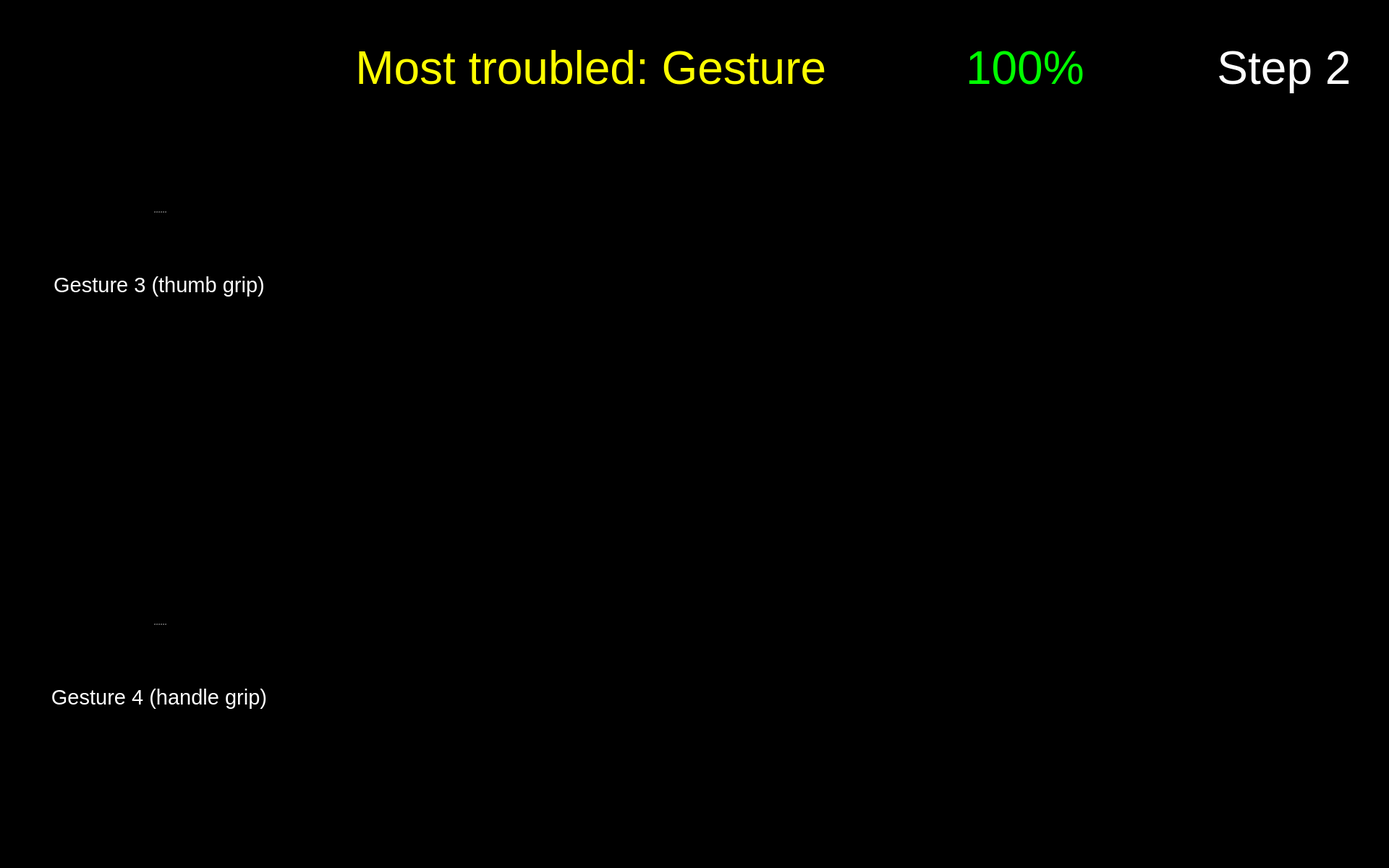
<?xml version="1.0" encoding="UTF-8"?>
<ui version="4.0">
 <class>Form</class>
 <widget class="QWidget" name="Form">
  <property name="geometry">
   <rect>
    <x>0</x>
    <y>0</y>
    <width>1920</width>
    <height>1200</height>
   </rect>
  </property>
  <property name="maximumSize">
   <size>
    <width>1920</width>
    <height>1200</height>
   </size>
  </property>
  <property name="windowTitle">
   <string>Form</string>
  </property>
  <property name="styleSheet">
   <string notr="true">background-color: rgb(0, 0, 0);</string>
  </property>
  <widget class="QPushButton" name="button_nav_left">
   <property name="enabled">
    <bool>true</bool>
   </property>
   <property name="geometry">
    <rect>
     <x>800</x>
     <y>560</y>
     <width>150</width>
     <height>150</height>
    </rect>
   </property>
   <property name="minimumSize">
    <size>
     <width>81</width>
     <height>81</height>
    </size>
   </property>
   <property name="maximumSize">
    <size>
     <width>150</width>
     <height>150</height>
    </size>
   </property>
   <property name="cursor">
    <cursorShape>OpenHandCursor</cursorShape>
   </property>
   <property name="focusPolicy">
    <enum>Qt::WheelFocus</enum>
   </property>
   <property name="contextMenuPolicy">
    <enum>Qt::DefaultContextMenu</enum>
   </property>
   <property name="layoutDirection">
    <enum>Qt::LeftToRight</enum>
   </property>
   <property name="autoFillBackground">
    <bool>false</bool>
   </property>
   <property name="styleSheet">
    <string notr="true"/>
   </property>
   <property name="icon">
    <iconset resource="resources/res.qrc">
     <normaloff>:/buttons/Button Left.svg</normaloff>:/buttons/Button Left.svg</iconset>
   </property>
   <property name="iconSize">
    <size>
     <width>144</width>
     <height>144</height>
    </size>
   </property>
   <property name="autoDefault">
    <bool>false</bool>
   </property>
   <property name="default">
    <bool>false</bool>
   </property>
   <property name="flat">
    <bool>true</bool>
   </property>
  </widget>
  <widget class="QPushButton" name="button_nav_right">
   <property name="enabled">
    <bool>true</bool>
   </property>
   <property name="geometry">
    <rect>
     <x>960</x>
     <y>560</y>
     <width>150</width>
     <height>150</height>
    </rect>
   </property>
   <property name="minimumSize">
    <size>
     <width>81</width>
     <height>81</height>
    </size>
   </property>
   <property name="maximumSize">
    <size>
     <width>150</width>
     <height>150</height>
    </size>
   </property>
   <property name="cursor">
    <cursorShape>OpenHandCursor</cursorShape>
   </property>
   <property name="focusPolicy">
    <enum>Qt::WheelFocus</enum>
   </property>
   <property name="contextMenuPolicy">
    <enum>Qt::DefaultContextMenu</enum>
   </property>
   <property name="layoutDirection">
    <enum>Qt::LeftToRight</enum>
   </property>
   <property name="autoFillBackground">
    <bool>false</bool>
   </property>
   <property name="styleSheet">
    <string notr="true"/>
   </property>
   <property name="icon">
    <iconset resource="resources/res.qrc">
     <normaloff>:/buttons/Button Right.svg</normaloff>:/buttons/Button Right.svg</iconset>
   </property>
   <property name="iconSize">
    <size>
     <width>144</width>
     <height>144</height>
    </size>
   </property>
   <property name="autoDefault">
    <bool>false</bool>
   </property>
   <property name="default">
    <bool>false</bool>
   </property>
   <property name="flat">
    <bool>true</bool>
   </property>
  </widget>
  <widget class="QWidget" name="widget_score" native="true">
   <property name="geometry">
    <rect>
     <x>1180</x>
     <y>20</y>
     <width>450</width>
     <height>150</height>
    </rect>
   </property>
   <widget class="QWidget" name="horizontalLayoutWidget_2">
    <property name="geometry">
     <rect>
      <x>-1</x>
      <y>-1</y>
      <width>451</width>
      <height>152</height>
     </rect>
    </property>
    <layout class="QHBoxLayout" name="horizontalLayout_2">
     <item>
      <widget class="QLabel" name="score_flag">
       <property name="enabled">
        <bool>true</bool>
       </property>
       <property name="sizePolicy">
        <sizepolicy hsizetype="Preferred" vsizetype="Preferred">
         <horstretch>0</horstretch>
         <verstretch>0</verstretch>
        </sizepolicy>
       </property>
       <property name="maximumSize">
        <size>
         <width>150</width>
         <height>150</height>
        </size>
       </property>
       <property name="text">
        <string/>
       </property>
       <property name="pixmap">
        <pixmap resource="resources/res.qrc">:/img/Score Flag.svg</pixmap>
       </property>
      </widget>
     </item>
     <item>
      <widget class="QLabel" name="label_text_score">
       <property name="font">
        <font>
         <pointsize>48</pointsize>
        </font>
       </property>
       <property name="styleSheet">
        <string notr="true">color: rgb(0, 255, 0);</string>
       </property>
       <property name="text">
        <string>&lt;html&gt;&lt;head/&gt;&lt;body&gt;&lt;p&gt;&lt;span style=&quot; color:#00ff00;&quot;&gt;100%&lt;/span&gt;&lt;/p&gt;&lt;/body&gt;&lt;/html&gt;</string>
       </property>
       <property name="alignment">
        <set>Qt::AlignLeading|Qt::AlignLeft|Qt::AlignVCenter</set>
       </property>
       <property name="wordWrap">
        <bool>true</bool>
       </property>
      </widget>
     </item>
    </layout>
   </widget>
  </widget>
  <widget class="QPushButton" name="button_exit">
   <property name="enabled">
    <bool>true</bool>
   </property>
   <property name="geometry">
    <rect>
     <x>1760</x>
     <y>1040</y>
     <width>150</width>
     <height>150</height>
    </rect>
   </property>
   <property name="minimumSize">
    <size>
     <width>81</width>
     <height>81</height>
    </size>
   </property>
   <property name="maximumSize">
    <size>
     <width>150</width>
     <height>150</height>
    </size>
   </property>
   <property name="cursor">
    <cursorShape>OpenHandCursor</cursorShape>
   </property>
   <property name="focusPolicy">
    <enum>Qt::WheelFocus</enum>
   </property>
   <property name="contextMenuPolicy">
    <enum>Qt::DefaultContextMenu</enum>
   </property>
   <property name="icon">
    <iconset resource="resources/res.qrc">
     <normaloff>:/buttons/Button Exit.svg</normaloff>:/buttons/Button Exit.svg</iconset>
   </property>
   <property name="iconSize">
    <size>
     <width>144</width>
     <height>144</height>
    </size>
   </property>
   <property name="autoDefault">
    <bool>false</bool>
   </property>
   <property name="default">
    <bool>false</bool>
   </property>
   <property name="flat">
    <bool>true</bool>
   </property>
  </widget>
  <widget class="QLabel" name="label_plot_2">
   <property name="geometry">
    <rect>
     <x>490</x>
     <y>760</y>
     <width>850</width>
     <height>340</height>
    </rect>
   </property>
   <property name="maximumSize">
    <size>
     <width>1200</width>
     <height>480</height>
    </size>
   </property>
   <property name="font">
    <font>
     <pointsize>48</pointsize>
    </font>
   </property>
   <property name="styleSheet">
    <string notr="true">color: rgb(255, 255, 255);</string>
   </property>
   <property name="text">
    <string/>
   </property>
   <property name="scaledContents">
    <bool>true</bool>
   </property>
  </widget>
  <widget class="QLabel" name="icon_expert_2">
   <property name="enabled">
    <bool>true</bool>
   </property>
   <property name="geometry">
    <rect>
     <x>490</x>
     <y>810</y>
     <width>100</width>
     <height>100</height>
    </rect>
   </property>
   <property name="sizePolicy">
    <sizepolicy hsizetype="Preferred" vsizetype="Preferred">
     <horstretch>0</horstretch>
     <verstretch>0</verstretch>
    </sizepolicy>
   </property>
   <property name="maximumSize">
    <size>
     <width>100</width>
     <height>100</height>
    </size>
   </property>
   <property name="text">
    <string/>
   </property>
   <property name="pixmap">
    <pixmap resource="resources/res.qrc">:/img/Icon Expert.png</pixmap>
   </property>
   <property name="scaledContents">
    <bool>true</bool>
   </property>
  </widget>
  <widget class="QLabel" name="icon_reaction_2">
   <property name="enabled">
    <bool>true</bool>
   </property>
   <property name="geometry">
    <rect>
     <x>1400</x>
     <y>820</y>
     <width>200</width>
     <height>200</height>
    </rect>
   </property>
   <property name="sizePolicy">
    <sizepolicy hsizetype="Preferred" vsizetype="Preferred">
     <horstretch>0</horstretch>
     <verstretch>0</verstretch>
    </sizepolicy>
   </property>
   <property name="maximumSize">
    <size>
     <width>200</width>
     <height>200</height>
    </size>
   </property>
   <property name="text">
    <string/>
   </property>
   <property name="scaledContents">
    <bool>true</bool>
   </property>
  </widget>
  <widget class="QLabel" name="label_plot_1">
   <property name="geometry">
    <rect>
     <x>490</x>
     <y>180</y>
     <width>850</width>
     <height>340</height>
    </rect>
   </property>
   <property name="maximumSize">
    <size>
     <width>1200</width>
     <height>480</height>
    </size>
   </property>
   <property name="font">
    <font>
     <pointsize>48</pointsize>
    </font>
   </property>
   <property name="styleSheet">
    <string notr="true">color: rgb(255, 255, 255);</string>
   </property>
   <property name="text">
    <string/>
   </property>
   <property name="scaledContents">
    <bool>true</bool>
   </property>
  </widget>
  <widget class="QLabel" name="icon_newbie_1">
   <property name="enabled">
    <bool>true</bool>
   </property>
   <property name="geometry">
    <rect>
     <x>490</x>
     <y>380</y>
     <width>100</width>
     <height>100</height>
    </rect>
   </property>
   <property name="sizePolicy">
    <sizepolicy hsizetype="Preferred" vsizetype="Preferred">
     <horstretch>0</horstretch>
     <verstretch>0</verstretch>
    </sizepolicy>
   </property>
   <property name="maximumSize">
    <size>
     <width>100</width>
     <height>100</height>
    </size>
   </property>
   <property name="text">
    <string/>
   </property>
   <property name="pixmap">
    <pixmap resource="resources/res.qrc">:/img/Icon User.png</pixmap>
   </property>
   <property name="scaledContents">
    <bool>true</bool>
   </property>
  </widget>
  <widget class="QLabel" name="image_step">
   <property name="geometry">
    <rect>
     <x>1650</x>
     <y>170</y>
     <width>250</width>
     <height>250</height>
    </rect>
   </property>
   <property name="font">
    <font>
     <pointsize>48</pointsize>
    </font>
   </property>
   <property name="styleSheet">
    <string notr="true">color: rgb(255, 255, 255);</string>
   </property>
   <property name="text">
    <string/>
   </property>
   <property name="pixmap">
    <pixmap resource="resources/res.qrc">:/detected steps/Detected Step2 Button.png</pixmap>
   </property>
   <property name="alignment">
    <set>Qt::AlignCenter</set>
   </property>
   <property name="wordWrap">
    <bool>true</bool>
   </property>
  </widget>
  <widget class="QLabel" name="icon_expert_1">
   <property name="enabled">
    <bool>true</bool>
   </property>
   <property name="geometry">
    <rect>
     <x>490</x>
     <y>220</y>
     <width>100</width>
     <height>100</height>
    </rect>
   </property>
   <property name="sizePolicy">
    <sizepolicy hsizetype="Preferred" vsizetype="Preferred">
     <horstretch>0</horstretch>
     <verstretch>0</verstretch>
    </sizepolicy>
   </property>
   <property name="maximumSize">
    <size>
     <width>100</width>
     <height>100</height>
    </size>
   </property>
   <property name="text">
    <string/>
   </property>
   <property name="pixmap">
    <pixmap resource="resources/res.qrc">:/img/Icon Expert.png</pixmap>
   </property>
   <property name="scaledContents">
    <bool>true</bool>
   </property>
  </widget>
  <widget class="QLabel" name="icon_newbie_2">
   <property name="enabled">
    <bool>true</bool>
   </property>
   <property name="geometry">
    <rect>
     <x>490</x>
     <y>960</y>
     <width>100</width>
     <height>100</height>
    </rect>
   </property>
   <property name="sizePolicy">
    <sizepolicy hsizetype="Preferred" vsizetype="Preferred">
     <horstretch>0</horstretch>
     <verstretch>0</verstretch>
    </sizepolicy>
   </property>
   <property name="maximumSize">
    <size>
     <width>100</width>
     <height>100</height>
    </size>
   </property>
   <property name="text">
    <string/>
   </property>
   <property name="pixmap">
    <pixmap resource="resources/res.qrc">:/img/Icon User.png</pixmap>
   </property>
   <property name="scaledContents">
    <bool>true</bool>
   </property>
  </widget>
  <widget class="QLabel" name="icon_reaction_1">
   <property name="enabled">
    <bool>true</bool>
   </property>
   <property name="geometry">
    <rect>
     <x>1400</x>
     <y>250</y>
     <width>200</width>
     <height>200</height>
    </rect>
   </property>
   <property name="sizePolicy">
    <sizepolicy hsizetype="Preferred" vsizetype="Preferred">
     <horstretch>0</horstretch>
     <verstretch>0</verstretch>
    </sizepolicy>
   </property>
   <property name="maximumSize">
    <size>
     <width>200</width>
     <height>200</height>
    </size>
   </property>
   <property name="text">
    <string/>
   </property>
   <property name="scaledContents">
    <bool>true</bool>
   </property>
  </widget>
  <widget class="QLabel" name="label_trouble">
   <property name="geometry">
    <rect>
     <x>260</x>
     <y>20</y>
     <width>900</width>
     <height>150</height>
    </rect>
   </property>
   <property name="font">
    <font>
     <family>Arial</family>
     <pointsize>48</pointsize>
     <weight>9</weight>
     <italic>false</italic>
     <bold>false</bold>
    </font>
   </property>
   <property name="styleSheet">
    <string notr="true">font: 75 48pt &quot;Arial&quot;;
color: rgb(255, 255, 0);</string>
   </property>
   <property name="text">
    <string>Most troubled: Gesture </string>
   </property>
   <property name="textFormat">
    <enum>Qt::RichText</enum>
   </property>
   <property name="alignment">
    <set>Qt::AlignRight|Qt::AlignTrailing|Qt::AlignVCenter</set>
   </property>
   <property name="wordWrap">
    <bool>true</bool>
   </property>
  </widget>
  <widget class="QLabel" name="label_text_step">
   <property name="geometry">
    <rect>
     <x>1650</x>
     <y>20</y>
     <width>250</width>
     <height>150</height>
    </rect>
   </property>
   <property name="font">
    <font>
     <family>Arial</family>
     <pointsize>48</pointsize>
     <weight>9</weight>
     <italic>false</italic>
     <bold>false</bold>
    </font>
   </property>
   <property name="styleSheet">
    <string notr="true">font: 75 48pt &quot;Arial&quot;;
color: rgb(255, 255, 255);</string>
   </property>
   <property name="text">
    <string>Step 2</string>
   </property>
   <property name="textFormat">
    <enum>Qt::RichText</enum>
   </property>
   <property name="alignment">
    <set>Qt::AlignCenter</set>
   </property>
   <property name="wordWrap">
    <bool>true</bool>
   </property>
  </widget>
  <widget class="QSplitter" name="splitter_6">
   <property name="geometry">
    <rect>
     <x>60</x>
     <y>780</y>
     <width>320</width>
     <height>282</height>
    </rect>
   </property>
   <property name="orientation">
    <enum>Qt::Vertical</enum>
   </property>
   <widget class="QLabel" name="image_required_5">
    <property name="maximumSize">
     <size>
      <width>320</width>
      <height>240</height>
     </size>
    </property>
    <property name="text">
     <string/>
    </property>
    <property name="pixmap">
     <pixmap resource="resources/res.qrc">:/img/step3_gesture4.png</pixmap>
    </property>
    <property name="scaledContents">
     <bool>true</bool>
    </property>
   </widget>
   <widget class="QLabel" name="text_required_5">
    <property name="font">
     <font>
      <family>Arial</family>
      <pointsize>22</pointsize>
      <weight>9</weight>
      <italic>false</italic>
      <bold>false</bold>
     </font>
    </property>
    <property name="styleSheet">
     <string notr="true">font: 75 22pt &quot;Arial&quot;;
color: rgb(255, 255, 255);</string>
    </property>
    <property name="text">
     <string>Gesture 4 (handle grip)</string>
    </property>
    <property name="textFormat">
     <enum>Qt::PlainText</enum>
    </property>
    <property name="alignment">
     <set>Qt::AlignCenter</set>
    </property>
    <property name="wordWrap">
     <bool>true</bool>
    </property>
   </widget>
  </widget>
  <widget class="QSplitter" name="splitter_4">
   <property name="geometry">
    <rect>
     <x>60</x>
     <y>210</y>
     <width>320</width>
     <height>282</height>
    </rect>
   </property>
   <property name="orientation">
    <enum>Qt::Vertical</enum>
   </property>
   <widget class="QLabel" name="image_required_3">
    <property name="maximumSize">
     <size>
      <width>320</width>
      <height>240</height>
     </size>
    </property>
    <property name="text">
     <string/>
    </property>
    <property name="pixmap">
     <pixmap resource="resources/res.qrc">:/img/step1_gesture3.png</pixmap>
    </property>
    <property name="scaledContents">
     <bool>true</bool>
    </property>
   </widget>
   <widget class="QLabel" name="text_required_3">
    <property name="font">
     <font>
      <family>Arial</family>
      <pointsize>22</pointsize>
      <weight>9</weight>
      <italic>false</italic>
      <bold>false</bold>
     </font>
    </property>
    <property name="styleSheet">
     <string notr="true">font: 75 22pt &quot;Arial&quot;;
color: rgb(255, 255, 255);</string>
    </property>
    <property name="text">
     <string>Gesture 3 (thumb grip)</string>
    </property>
    <property name="textFormat">
     <enum>Qt::PlainText</enum>
    </property>
    <property name="alignment">
     <set>Qt::AlignCenter</set>
    </property>
    <property name="wordWrap">
     <bool>true</bool>
    </property>
   </widget>
  </widget>
 </widget>
 <resources>
  <include location="resources/res.qrc"/>
 </resources>
 <connections/>
</ui>
